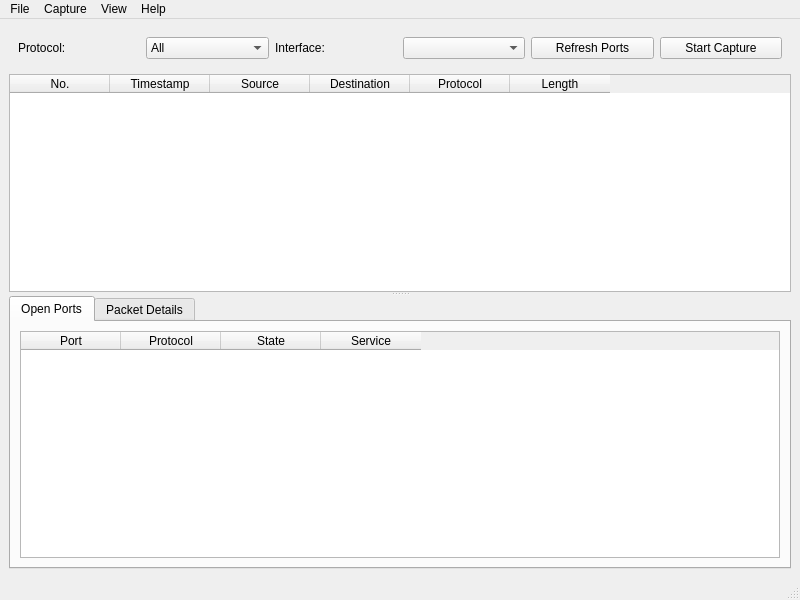
<?xml version="1.0" encoding="UTF-8"?>
<ui version="4.0">
    <class>MainWindow</class>
    <widget class="QMainWindow" name="MainWindow">
        <property name="geometry">
            <rect>
                <x>0</x>
                <y>0</y>
                <width>800</width>
                <height>600</height>
            </rect>
        </property>
        <property name="windowTitle">
            <string>Packet Sniffer</string>
        </property>
        <widget class="QWidget" name="centralwidget">
            <layout class="QVBoxLayout" name="verticalLayout">
                <item>
                    <widget class="QFrame" name="captureOptionsFrame">
                        <layout class="QHBoxLayout" name="horizontalLayout">
                            <item>
                                <widget class="QLabel" name="protocolLabel">
                                    <property name="text">
                                        <string>Protocol:</string>
                                    </property>
                                </widget>
                            </item>
                            <item>
                                <widget class="QComboBox" name="protocolComboBox">
                                    <item>
                                        <property name="text">
                                            <string>All</string>
                                        </property>
                                    </item>
                                    <item>
                                        <property name="text">
                                            <string>TCP</string>
                                        </property>
                                    </item>
                                    <item>
                                        <property name="text">
                                            <string>UDP</string>
                                        </property>
                                    </item>
                                    <item>
                                        <property name="text">
                                            <string>ICMP</string>
                                        </property>
                                    </item>
                                </widget>
                            </item>
                            <item>
                                <widget class="QLabel" name="interfaceLabel">
                                    <property name="text">
                                        <string>Interface:</string>
                                    </property>
                                </widget>
                            </item>
                            <item>
                                <widget class="QComboBox" name="interfaceComboBox" />
                            </item>
                            <item>
                                <widget class="QPushButton" name="refreshPortsButton">
                                    <property name="text">
                                        <string>Refresh Ports</string>
                                    </property>
                                </widget>
                            </item>
                            <item>
                                <widget class="QPushButton" name="startButton">
                                    <property name="text">
                                        <string>Start Capture</string>
                                    </property>
                                </widget>
                            </item>
                        </layout>
                    </widget>
                </item>
                <item>
                    <widget class="QSplitter" name="splitter">
                        <property name="orientation">
                            <enum>Qt::Vertical</enum>
                        </property>
                        <widget class="QTableWidget" name="packetTable">
                            <column>
                                <property name="text">
                                    <string>No.</string>
                                </property>
                            </column>
                            <column>
                                <property name="text">
                                    <string>Timestamp</string>
                                </property>
                            </column>
                            <column>
                                <property name="text">
                                    <string>Source</string>
                                </property>
                            </column>
                            <column>
                                <property name="text">
                                    <string>Destination</string>
                                </property>
                            </column>
                            <column>
                                <property name="text">
                                    <string>Protocol</string>
                                </property>
                            </column>
                            <column>
                                <property name="text">
                                    <string>Length</string>
                                </property>
                            </column>
                        </widget>
                        <widget class="QTabWidget" name="detailsTabWidget">
                            <property name="sizePolicy">
                                <sizepolicy hsizetype="Expanding" vsizetype="Preferred">
                                    <horstretch>0</horstretch>
                                    <verstretch>0</verstretch>
                                </sizepolicy>
                            </property>
                            <widget class="QWidget" name="portsTab">
                                <attribute name="title">
                                    <string>Open Ports</string>
                                </attribute>
                                <layout class="QVBoxLayout" name="verticalLayout_2">
                                    <item>
                                        <widget class="QTableWidget" name="portsTable">
                                            <column>
                                                <property name="text">
                                                    <string>Port</string>
                                                </property>
                                            </column>
                                            <column>
                                                <property name="text">
                                                    <string>Protocol</string>
                                                </property>
                                            </column>
                                            <column>
                                                <property name="text">
                                                    <string>State</string>
                                                </property>
                                            </column>
                                            <column>
                                                <property name="text">
                                                    <string>Service</string>
                                                </property>
                                            </column>
                                        </widget>
                                    </item>
                                </layout>
                            </widget>
                            <widget class="QWidget" name="packetDetailsTab">
                                <attribute name="title">
                                    <string>Packet Details</string>
                                </attribute>
                                <layout class="QVBoxLayout" name="verticalLayout_3">
                                    <item>
                                        <widget class="QTextEdit" name="packetDetailsText">
                                            <property name="readOnly">
                                                <bool>true</bool>
                                            </property>
                                            <property name="font">
                                                <font>
                                                    <family>Monospace</family>
                                                    <pointsize>10</pointsize>
                                                </font>
                                            </property>
                                            <property name="lineWrapMode">
                                                <enum>QTextEdit::NoWrap</enum>
                                            </property>
                                        </widget>
                                    </item>
                                </layout>
                            </widget>
                        </widget>
                    </widget>
                </item>
            </layout>
        </widget>
        <widget class="QStatusBar" name="statusbar" />
        <widget class="QMenuBar" name="menuBar">
            <property name="geometry">
                <rect>
                    <x>0</x>
                    <y>0</y>
                    <width>800</width>
                    <height>20</height>
                </rect>
            </property>
            <widget class="QMenu" name="menuFile">
                <property name="title">
                    <string>File</string>
                </property>
                <addaction name="actionOpen" />
                <addaction name="actionSave" />
                <addaction name="actionSave_As" />
            </widget>
            <widget class="QMenu" name="menuCapture">
                <property name="title">
                    <string>Capture</string>
                </property>
            </widget>
            <widget class="QMenu" name="menuHelp">
                <property name="title">
                    <string>Help</string>
                </property>
            </widget>
            <widget class="QMenu" name="menuView">
                <property name="title">
                    <string>View</string>
                </property>
            </widget>
            <addaction name="menuFile" />
            <addaction name="menuCapture" />
            <addaction name="menuView" />
            <addaction name="menuHelp" />
        </widget>
        <action name="actionOpen">
            <property name="text">
                <string>Open</string>
            </property>
        </action>
        <action name="actionSave">
            <property name="text">
                <string>Save</string>
            </property>
        </action>
        <action name="actionSave_As">
            <property name="text">
                <string>Save As</string>
            </property>
        </action>
    </widget>
    <resources />
    <connections />
</ui>
